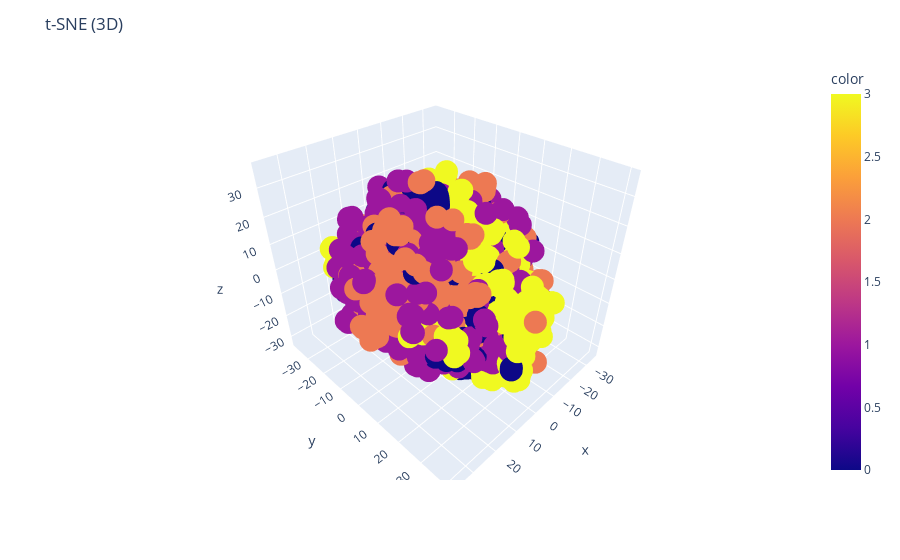

The cell this chart's notebook holds for it:
### Code cell
plot_tsne_images_3d_plotly(images,labels)

### Figure 1 — Plotly figure (JSON) as saved in the notebook; plotly's stock layout.template omitted (floating-point values rounded to 4 significant figures; data arrays with more than 128 entries replaced by an {"elided": "..."} marker saying what was removed)
{"data": [{"hovertemplate": "x=%{x}<br>y=%{y}<br>z=%{z}<br>color=%{marker.color}<extra></extra>", "legendgroup": "", "marker": {"color": {"elided": "3096 int values"}, "coloraxis": "coloraxis", "symbol": "circle"}, "mode": "markers", "name": "", "scene": "scene", "showlegend": false, "type": "scatter3d", "x": {"elided": "3096 float values"}, "y": {"elided": "3096 float values"}, "z": {"elided": "3096 float values"}}], "layout": {"coloraxis": {"colorbar": {"title": {"text": "color"}}, "colorscale": [[0, "#0d0887"], [0.1111, "#46039f"], [0.2222, "#7201a8"], [0.3333, "#9c179e"], [0.4444, "#bd3786"], [0.5556, "#d8576b"], [0.6667, "#ed7953"], [0.7778, "#fb9f3a"], [0.8889, "#fdca26"], [1, "#f0f921"]]}, "legend": {"tracegroupgap": 0}, "margin": {"t": 60}, "scene": {"domain": {"x": [0, 1], "y": [0, 1]}, "xaxis": {"title": {"text": "x"}}, "yaxis": {"title": {"text": "y"}}, "zaxis": {"title": {"text": "z"}}}, "title": {"text": "t-SNE (3D)"}}}
